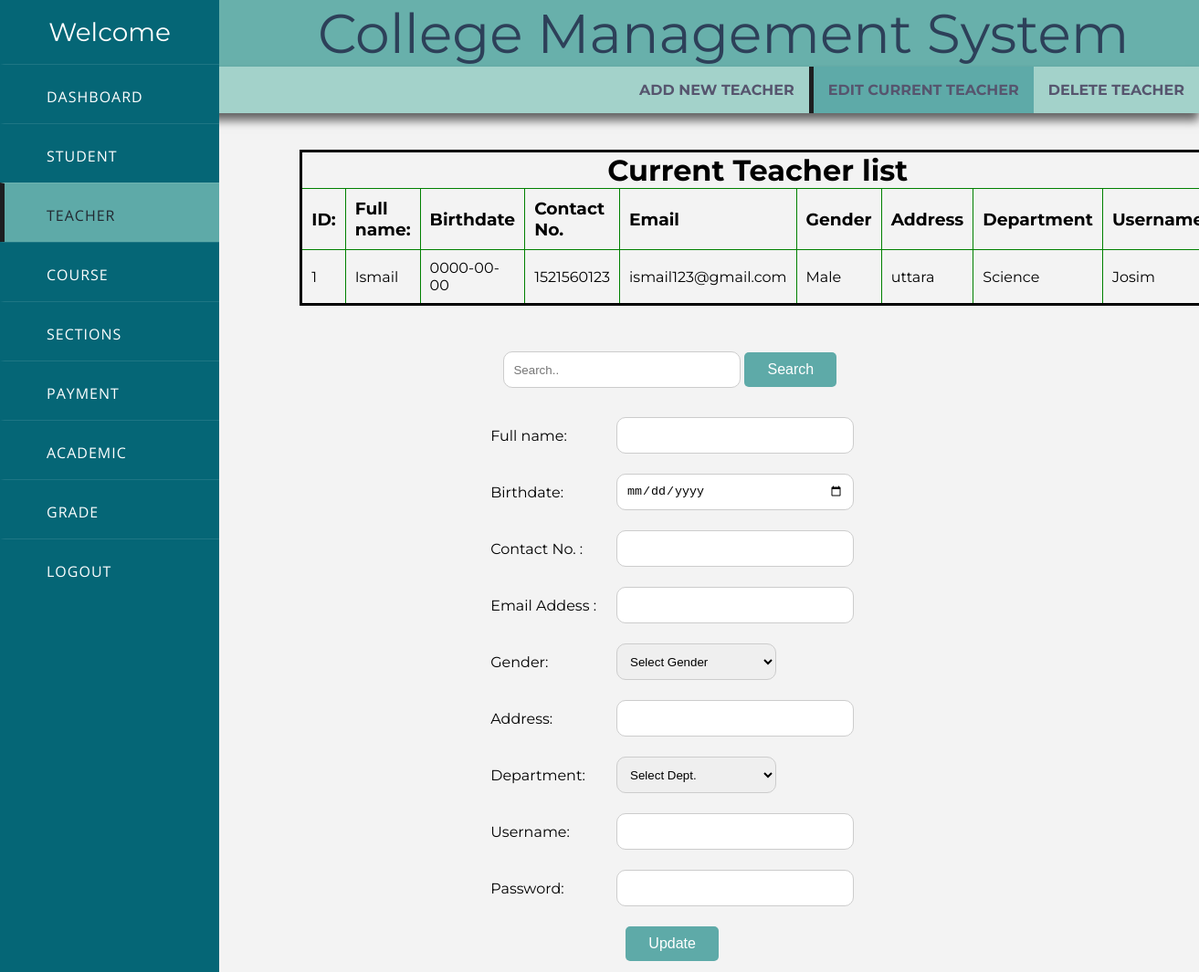
The page /Admin/Teacher/Edit_Teacher.php (signed in) on the database its author committed.
### tables this page shows
CREATE TABLE `teacher` (
  `id` int(11) NOT NULL,
  `name` varchar(15) NOT NULL,
  `dob` date NOT NULL,
  `contact` int(11) NOT NULL,
  `email` varchar(30) NOT NULL,
  `gender` varchar(8) NOT NULL,
  `address` text NOT NULL,
  `dept` varchar(10) NOT NULL,
  `username` varchar(15) NOT NULL,
  `password` varchar(15) NOT NULL
);

### Admin/Teacher/Edit_Teacher.php (the view, shortened to what this page needs)
<?php
if (isset($_SESSION['username']) && isset($_SESSION['user_type'])) {
require "../../include/conn.php";
 ?>
<!DOCTYPE html>
<html lang="en" dir="ltr">
  <head>
    <link rel="stylesheet" href="Edit_Teacher.css">
  </head>
  <body>
    <div class="sidebar">
      <header>Welcome</header>
      <a href="../index.php" >
        <span>Dashboard</span>
      </a>
      <a href="../Student/Add_Student.php" >
        <span>Student</span>
      </a>
      <a href="../Teacher/Add_Teacher.php" class="active">
        <span>Teacher</span>
      </a>
      <a href="../Courses/Edit_Courses.php">
        <span>Course</span>
      </a>
      <a href="../Section/Add_Section.php" >
        <span>Sections</span>
      </a>
      <a href="../Payment/Add_Payment.php" >
        <span>Payment</span>
      </a>
      <a href="../Academic/Active_Academic.php"   >
        <span>Academic</span>
      </a>
      <a href="../Grade/Grade.php" >
        <span>Grade</span>
      </a>
      <a href="../../include/logout.php" >
        <span>Logout</span>
      </a>
    </div>
    <div class="cms">
      <p style="margin-left:25%">College Management System</p>
    </div>
<div class="navbar" style="margin-left:auto; margin-top:0%;">
 <div class="topnav">
   <a href="Add_Teacher.php" >ADD NEW TEACHER</a>
   <a href="Edit_Teacher.php" class="active" >EDIT CURRENT TEACHER</a>
   <a href="Delete_Teacher.php">DELETE TEACHER</a>
</div>
    </div>
<div class="main" style="margin-top:40px; margin-left:25%;">
  <table style="border:3px solid black;border-collapse:collapse;">
  <tr>
  <td  colspan="9" align=center> <h1> Current Teacher list </h1></td>
  </tr>
  <tr>
    <td style="border:1px solid green; padding: 10px;"><h3>ID:</h3></td>
    <td style="border:1px solid green; padding: 10px;"><h3>Full name:</h3></td>
    <td style="border:1px solid green;padding: 10px;"><h3>Birthdate</h3> </td>
    <td style="border:1px solid green;padding: 10px;"><h3>Contact No. </h3></td>
    <td style="border:1px solid green;padding: 10px;"> <h3>Email</h3></td>
    <td style="border:1px solid green;padding: 10px;"> <h3>Gender</h3></td>
    <td style="border:1px solid green;padding: 10px;"> <h3>Address</h3></td>
    <td style="border:1px solid green;padding: 10px;"> <h3>Department</h3></td>
    <td style="border:1px solid green;padding: 10px;"><h3>Username </h3> </td>
  </tr>
  <?php
    $sql = "select * from teacher ORDER BY id DESC Limit 5;";
    $query = mysqli_query($conn,$sql);
    while ($res = mysqli_fetch_array($query)) {
      ?>
        <tr>
          <td style="border:1px solid green; padding: 10px;"><?php echo $res['id'] ; ?></td>
          <td style="border:1px solid green;padding: 10px;"><?php echo $res['name'] ; ?></td>
          <td style="border:1px solid green;padding: 10px;"><?php echo $res['dob'] ; ?></h3></td>
          <td style="border:1px solid green;padding: 10px;"><?php echo $res['contact'] ; ?></td>
          <td style="border:1px solid green;padding: 10px;"><?php echo $res['email'] ; ?></td>
          <td style="border:1px solid green;padding: 10px;"><?php echo $res['gender'] ; ?></td>
          <td style="border:1px solid green;padding: 10px;"><?php echo $res['address'] ; ?></td>
          <td style="border:1px solid green;padding: 10px;"><?php echo $res['dept'] ; ?></td>
          <td style="border:1px solid green;padding: 10px;"><?php echo $res['username'] ; ?></td>
        </tr>
      <?php
      }
     ?>
  </table>
</div>
<div class="searchbox" style="margin-left:42%; margin-top:50px;">
  <input type="text" name="std_Search" value="" placeholder="Search..">
  <span> <input class="submit" type="submit" name="" value="Search"> </span>
</div>
<div class="edit_data">
  <table style="margin-left:40%; margin-top:20px;">
    <tr>
      <td style="padding:10px;" >Full name: </td>
      <td style="padding:10px;">  <input type="text" name="" value=""> </td>
  </tr>
  <tr>
    <td style="padding:10px;">Birthdate: </td>
    <td style="padding:10px; width:175px;">  <input type="date" name="" value=""> </td>
  </tr>
  <tr>
    <td style="padding:10px;">Contact No. : </td>
    <td style="padding:10px;">  <input type="text" name="" value=""> </td>
  </tr>
  <tr>
    <td style="padding:10px;">Email Addess : </td>
    <td style="padding:10px;">  <input type="text" name="" value=""> </td>
  </tr>
  <tr>
    <td style="padding:10px;">Gender: </td>
    <td style="padding:10px;">
      <select name="gender_type"  style="width:175px;" required >
                  <option value="" disabled  selected>     Select Gender     </option>
                 </td>
  </tr>
  <tr>
    <td style="padding:10px;">Address: </td>
    <td style="padding:10px;">  <input type="text" name="" value=""> </td>
  </tr>
  <tr>
    <td style="padding:10px;">Department:</td>
    <td style="padding:10px;">  <select name="gender_type"  style="width:175px;" required >
                <option value="" disabled  selected>     Select Dept.     </option>
                <option value="Commerce">Commerce</option></td>
  </tr>
  <tr>
    <td style="padding:10px;">Username: </td>
    <td style="padding:10px;"> <input type="text" name="" value=""> </td>
  </tr>
  <tr>
    <td style="padding:10px;">Password: </td>
    <td style="padding:10px;">  <input type="Password" name="" value=""> </td>
  </tr>
  <tr>
    <td align=center colspan="2" style="padding:10px;" >
      <input class="submit" type="submit" name="submit_btn" value="Update">
    </td>
  </tr>
  </table>
</div>
</body>
</html>
<?php
}else {
  header("Location: ../../index.php");
  exit();
}
 ?>

### Admin/Teacher/Edit_Teacher.css (style rules this page uses)
body { background-color: #f3f3f3; }
* { margin: 0; padding: 0; text-decoration: none; }
.sidebar { position: fixed; width: 240px; height: 100%; background: #056676; transition: all .5s ease; }
.sidebar header { font-size: 28px; color: white; line-height: 70px; text-align: center; background: #056676; user-select: none; font-family: 'Montserrat', sans-serif; }
.sidebar a { display: block; height: 65px; width: 100%; color: white; line-height: 65px; padding-left: 30px; box-sizing: border-box; border-top: 1px solid rgba(255,255,255,.1); border-left: 5px solid transparent; font-family: 'Open Sans', sans-serif; transition: all .5s ease; }
a.active,a:hover { border-left: 5px solid #1D1F21; background-color: #5EAAA8; color: #222831; }
.sidebar a span { letter-spacing: 1px; text-transform: uppercase; }
.cms { background-color: #68b0ab; margin-left: 2%; font-family: 'Montserrat', sans-serif; font-size: 60px; color: #2d4059; align-content: center; }
.submit { background-color: #5eaaa8; border: none; border-radius: 5px; color: white; padding: 10px 25px; text-align: center; text-decoration: none; display: inline-block; font-size: 16px; }
table { font-family: 'Montserrat', sans-serif; }
input[type=text],input[type=Password],input[type=date], select { width: 100%; padding: 4px 10px; display: inline-block; border: 1px solid #ccc; border-radius: 4px; box-sizing: border-box; }
.topnav { float: right; }
.navbar { overflow: hidden; background-color:#a3d2ca; font-family: 'Montserrat', sans-serif; box-shadow: 0px 8px 10px 0px rgba(0,0,0,0.6); }
.navbar a { float: left; font-size: 16px; color: #56556e; text-align: center; padding: 16px; text-decoration: none; font-weight: bold; }
.main { margin-top: auto; margin-left: 50%; }
input[type=text],input[type=Password],input[type=date], select { width: 260px; height: 40px; padding: 4px 10px; display: inline-block; border: 1px solid #ccc; border-radius: 10px; box-sizing: border-box; }

### rows shown on the page
teacher: id "1", name "Ismail", dob "0000-00-00", contact "1521560123", email "ismail123@gmail.com", gender "Male", address "uttara", dept "Science", username "Josim"
